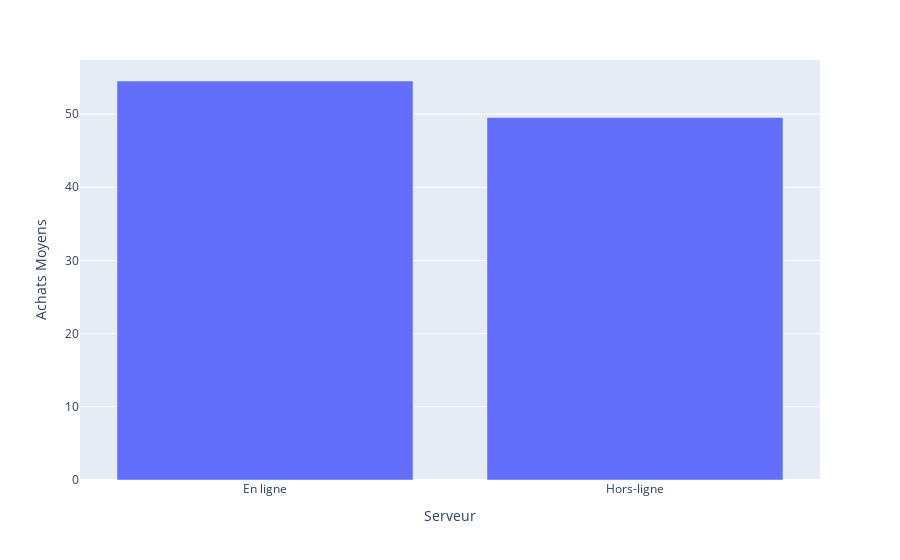

Notebook source saved alongside this figure:
### Code cell
# Comparer les achats d'objets entre les serveurs en ligne et hors-ligne
px.bar(x=['En ligne', 'Hors-ligne'], y=[mean_up, mean_down], labels={'x': 'Serveur', 'y': 'Achats Moyens'})

### Figure 1 — Plotly figure (JSON) as saved in the notebook; plotly's stock layout.template omitted (floating-point values rounded to 4 significant figures)
{"data": [{"alignmentgroup": "True", "hovertemplate": "Serveur=%{x}<br>Achats Moyens=%{y}<extra></extra>", "legendgroup": "", "marker": {"color": "#636efa", "pattern": {"shape": ""}}, "name": "", "offsetgroup": "", "orientation": "v", "showlegend": false, "textposition": "auto", "type": "bar", "x": ["En ligne", "Hors-ligne"], "xaxis": "x", "y": [54.52, 49.53], "yaxis": "y"}], "layout": {"barmode": "relative", "legend": {"tracegroupgap": 0}, "margin": {"t": 60}, "xaxis": {"anchor": "y", "domain": [0, 1], "title": {"text": "Serveur"}}, "yaxis": {"anchor": "x", "domain": [0, 1], "title": {"text": "Achats Moyens"}}}}
